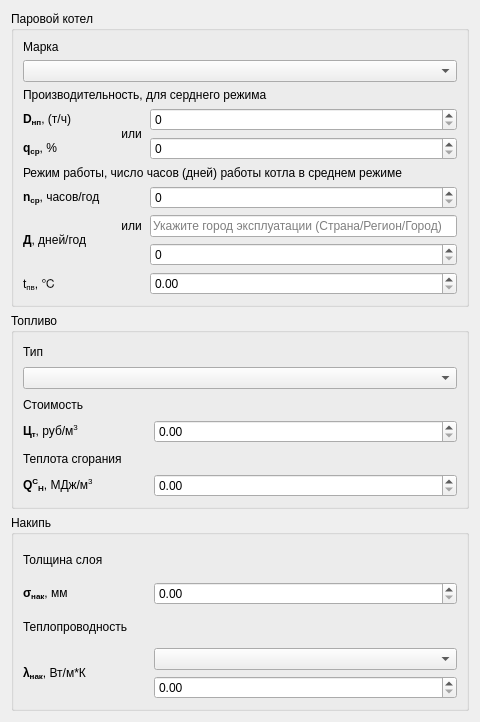
             <widget class="QWidget" name="scrollAreaWidgetContents_3">
              <property name="geometry">
               <rect>
                <x>0</x>
                <y>0</y>
                <width>480</width>
                <height>722</height>
               </rect>
              </property>
              <layout class="QGridLayout" name="gridLayout_25">
               <item row="0" column="0">
                <widget class="QGroupBox" name="groupBox_6">
                 <property name="title">
                  <string>Паровой котел</string>
                 </property>
                 <layout class="QGridLayout" name="gridLayout_19">
                  <item row="0" column="0">
                   <layout class="QGridLayout" name="gridLayout_20">
                    <item row="6" column="0">
                     <widget class="QLabel" name="label_29">
                      <property name="minimumSize">
                       <size>
                        <width>90</width>
                        <height>0</height>
                       </size>
                      </property>
                      <property name="maximumSize">
                       <size>
                        <width>90</width>
                        <height>16777215</height>
                       </size>
                      </property>
                      <property name="text">
                       <string>&lt;b&gt;n&lt;sub&gt;ср&lt;/sub&gt;&lt;/b&gt;, часов/год</string>
                      </property>
                     </widget>
                    </item>
                    <item row="0" column="0" colspan="3">
                     <widget class="QLabel" name="label_16">
                      <property name="text">
                       <string>Марка</string>
                      </property>
                     </widget>
                    </item>
                    <item row="7" column="2">
                     <widget class="QLineEdit" name="sGeoLine">
                      <property name="placeholderText">
                       <string>Укажите город эксплуатации (Страна/Регион/Город)</string>
                      </property>
                     </widget>
                    </item>
                    <item row="6" column="2">
                     <widget class="QSpinBox" name="sModeSpin1"/>
                    </item>
                    <item row="8" column="2">
                     <widget class="QSpinBox" name="sModeSpin2">
                      <property name="maximum">
                       <number>365</number>
                      </property>
                     </widget>
                    </item>
                    <item row="6" column="1" rowspan="3">
                     <widget class="QLabel" name="label_30">
                      <property name="minimumSize">
                       <size>
                        <width>25</width>
                        <height>0</height>
                       </size>
                      </property>
                      <property name="maximumSize">
                       <size>
                        <width>25</width>
                        <height>16777215</height>
                       </size>
                      </property>
                      <property name="text">
                       <string>или</string>
                      </property>
                      <property name="alignment">
                       <set>Qt::AlignCenter</set>
                      </property>
                     </widget>
                    </item>
                    <item row="5" column="0" colspan="3">
                     <widget class="QLabel" name="label_28">
                      <property name="text">
                       <string>Режим работы, число часов (дней) работы котла в среднем режиме</string>
                      </property>
                      <property name="scaledContents">
                       <bool>false</bool>
                      </property>
                     </widget>
                    </item>
                    <item row="1" column="0" colspan="3">
                     <widget class="QComboBox" name="sBoilerCombo"/>
                    </item>
                    <item row="3" column="1" rowspan="2">
                     <widget class="QLabel" name="label_25">
                      <property name="minimumSize">
                       <size>
                        <width>25</width>
                        <height>0</height>
                       </size>
                      </property>
                      <property name="maximumSize">
                       <size>
                        <width>25</width>
                        <height>16777215</height>
                       </size>
                      </property>
                      <property name="text">
                       <string>или</string>
                      </property>
                      <property name="alignment">
                       <set>Qt::AlignCenter</set>
                      </property>
                     </widget>
                    </item>
                    <item row="2" column="0" colspan="3">
                     <widget class="QLabel" name="label_18">
                      <property name="text">
                       <string>Производительность, для серднего режима</string>
                      </property>
                     </widget>
                    </item>
                    <item row="3" column="0">
                     <widget class="QLabel" name="label_19">
                      <property name="minimumSize">
                       <size>
                        <width>90</width>
                        <height>0</height>
                       </size>
                      </property>
                      <property name="maximumSize">
                       <size>
                        <width>90</width>
                        <height>16777215</height>
                       </size>
                      </property>
                      <property name="text">
                       <string>&lt;b&gt;D&lt;sub&gt;нп&lt;/sub&gt;&lt;/b&gt;, (т/ч)</string>
                      </property>
                     </widget>
                    </item>
                    <item row="4" column="0">
                     <widget class="QLabel" name="label_26">
                      <property name="minimumSize">
                       <size>
                        <width>90</width>
                        <height>0</height>
                       </size>
                      </property>
                      <property name="maximumSize">
                       <size>
                        <width>90</width>
                        <height>16777215</height>
                       </size>
                      </property>
                      <property name="text">
                       <string>&lt;b&gt;q&lt;sub&gt;ср&lt;/sub&gt;&lt;/b&gt;, %</string>
                      </property>
                     </widget>
                    </item>
                    <item row="3" column="2">
                     <widget class="QSpinBox" name="sPowerSpin1"/>
                    </item>
                    <item row="4" column="2">
                     <widget class="QSpinBox" name="sPowerSpin2"/>
                    </item>
                    <item row="7" column="0" rowspan="2">
                     <widget class="QLabel" name="label_32">
                      <property name="minimumSize">
                       <size>
                        <width>90</width>
                        <height>0</height>
                       </size>
                      </property>
                      <property name="maximumSize">
                       <size>
                        <width>90</width>
                        <height>16777215</height>
                       </size>
                      </property>
                      <property name="text">
                       <string>&lt;b&gt;Д&lt;/b&gt;, дней/год</string>
                      </property>
                     </widget>
                    </item>
                    <item row="9" column="0">
                     <widget class="QLabel" name="label_49">
                      <property name="text">
                       <string>t&lt;sub&gt;пв&lt;/sub&gt;, &amp;#8451;</string>
                      </property>
                     </widget>
                    </item>
                    <item row="9" column="2">
                     <widget class="QDoubleSpinBox" name="sInputWaterTemp"/>
                    </item>
                   </layout>
                  </item>
                 </layout>
                </widget>
               </item>
               <item row="1" column="0">
                <widget class="QGroupBox" name="groupBox_7">
                 <property name="title">
                  <string>Топливо</string>
                 </property>
                 <layout class="QGridLayout" name="gridLayout_22">
                  <item row="0" column="0">
                   <layout class="QGridLayout" name="gridLayout_21">
                    <item row="0" column="0" colspan="2">
                     <widget class="QLabel" name="label_48">
                      <property name="text">
                       <string>Тип</string>
                      </property>
                     </widget>
                    </item>
                    <item row="1" column="0" colspan="2">
                     <widget class="QComboBox" name="sFuelCombo"/>
                    </item>
                    <item row="2" column="0" colspan="2">
                     <widget class="QLabel" name="label_38">
                      <property name="text">
                       <string>Стоимость</string>
                      </property>
                     </widget>
                    </item>
                    <item row="3" column="0">
                     <widget class="QLabel" name="label_35">
                      <property name="minimumSize">
                       <size>
                        <width>125</width>
                        <height>0</height>
                       </size>
                      </property>
                      <property name="maximumSize">
                       <size>
                        <width>125</width>
                        <height>16777215</height>
                       </size>
                      </property>
                      <property name="text">
                       <string>&lt;b&gt;Ц&lt;sub&gt;т&lt;/sub&gt;&lt;/b&gt;, руб/м&lt;sup&gt;3&lt;/sup&gt;</string>
                      </property>
                     </widget>
                    </item>
                    <item row="3" column="1">
                     <widget class="QDoubleSpinBox" name="sFuelCostSpin">
                      <property name="maximum">
                       <double>999999.000000000000000</double>
                      </property>
                     </widget>
                    </item>
                    <item row="4" column="0" colspan="2">
                     <widget class="QLabel" name="label_33">
                      <property name="text">
                       <string>Теплота сгорания</string>
                      </property>
                     </widget>
                    </item>
                    <item row="5" column="0">
                     <widget class="QLabel" name="label_36">
                      <property name="minimumSize">
                       <size>
                        <width>125</width>
                        <height>0</height>
                       </size>
                      </property>
                      <property name="maximumSize">
                       <size>
                        <width>125</width>
                        <height>16777215</height>
                       </size>
                      </property>
                      <property name="text">
                       <string>&lt;b&gt;Q&lt;sup&gt;С&lt;/sup&gt;&lt;sub&gt;Н&lt;/sub&gt;&lt;/b&gt;, МДж/м&lt;sup&gt;3&lt;/sup&gt;</string>
                      </property>
                     </widget>
                    </item>
                    <item row="5" column="1">
                     <widget class="QDoubleSpinBox" name="sFuelHeatSpin"/>
                    </item>
                   </layout>
                  </item>
                 </layout>
                </widget>
               </item>
               <item row="2" column="0">
                <widget class="QGroupBox" name="groupBox_8">
                 <property name="title">
                  <string>Накипь</string>
                 </property>
                 <layout class="QGridLayout" name="gridLayout_23">
                  <item row="0" column="0">
                   <layout class="QGridLayout" name="gridLayout_24">
                    <item row="0" column="0" colspan="2">
                     <widget class="QLabel" name="label_39">
                      <property name="text">
                       <string>Толщина слоя</string>
                      </property>
                     </widget>
                    </item>
                    <item row="1" column="0">
                     <widget class="QLabel" name="label_42">
                      <property name="minimumSize">
                       <size>
                        <width>125</width>
                        <height>0</height>
                       </size>
                      </property>
                      <property name="maximumSize">
                       <size>
                        <width>125</width>
                        <height>16777215</height>
                       </size>
                      </property>
                      <property name="text">
                       <string>&lt;b&gt;&amp;#963;&lt;sub&gt;нак&lt;/sub&gt;&lt;/b&gt;, мм</string>
                      </property>
                     </widget>
                    </item>
                    <item row="1" column="1">
                     <widget class="QDoubleSpinBox" name="sScumThickSpin"/>
                    </item>
                    <item row="2" column="0" colspan="2">
                     <widget class="QLabel" name="label_43">
                      <property name="text">
                       <string>Теплопроводность</string>
                      </property>
                     </widget>
                    </item>
                    <item row="3" column="0" rowspan="2">
                     <widget class="QLabel" name="label_45">
                      <property name="minimumSize">
                       <size>
                        <width>125</width>
                        <height>0</height>
                       </size>
                      </property>
                      <property name="maximumSize">
                       <size>
                        <width>125</width>
                        <height>16777215</height>
                       </size>
                      </property>
                      <property name="text">
                       <string>&lt;b&gt;&amp;#955;&lt;sub&gt;нак&lt;/sub&gt;&lt;/b&gt;, Вт/м*К</string>
                      </property>
                     </widget>
                    </item>
                    <item row="3" column="1">
                     <widget class="QComboBox" name="sScumTypeCombo"/>
                    </item>
                    <item row="4" column="1">
                     <widget class="QDoubleSpinBox" name="sScumHeatSpin"/>
                    </item>
                   </layout>
                  </item>
                 </layout>
                </widget>
               </item>
              </layout>
             </widget>
